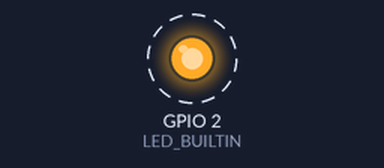
Simulated run of this sketch. Board: ESP32. On the bench: output pins drawn as LEDs (lit = HIGH). Dashed ring = blinking. What the sketch prints to the serial monitor is not drawn.

Above: at 0.3 s.
Timing chart, 0 to 3.1 s (numbered marks = the images above):
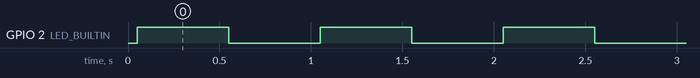

Measured:
- by itself, GPIO 2 (LED_BUILTIN): alternates HIGH for 0.50 s and LOW for 0.50 s

The sketch:

led_blink.ino
```cpp
// led_blink.ino
// Simple LED blink test for ESP32 — useful sanity check for board and Serial

#include <Arduino.h>

#ifndef LED_BUILTIN
#define LED_BUILTIN 2  // ESP32 dev boards commonly use GPIO2 for the onboard LED
#endif

// Blink interval (ms)
const unsigned long BLINK_MS = 500;

void setup() {
  Serial.begin(115200);
  // Allow serial monitor to connect briefly
  delay(50);
  pinMode(LED_BUILTIN, OUTPUT);
  Serial.println("led_blink test starting");
}

void loop() {
  digitalWrite(LED_BUILTIN, HIGH);
  delay(BLINK_MS);
  digitalWrite(LED_BUILTIN, LOW);
  delay(BLINK_MS);
}
```
